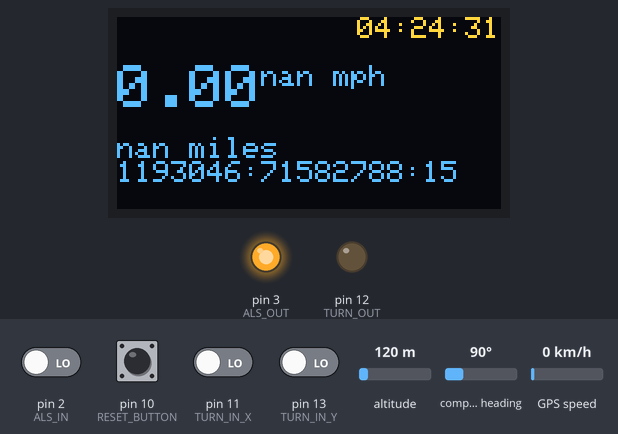
Recording of a sketch running on a simulated Arduino Uno, built with avr-gcc and run on an emulated ATmega328P. Parts: 128×64 one-colour display, output pins drawn as LEDs (lit = HIGH). The inputs (shaded band) are chosen by the test bench; at power-on: pin 10 (RESET_BUTTON) HIGH, pin 2 (ALS_IN), pin 11 (TURN_IN_X), pin 13 (TURN_IN_Y) LOW, compass heading 90°, altitude 120 m, GPS speed 0 km/h. The OLED is the two-colour kind (top 16 rows yellow); EEPROM starts erased; the GPS gets a fix after 3 s at 37.7749, -122.4194 with 8 satellites.

Above: at 1.6 s.
1.7 s: compass heading set to 180°
At 3.8 s:
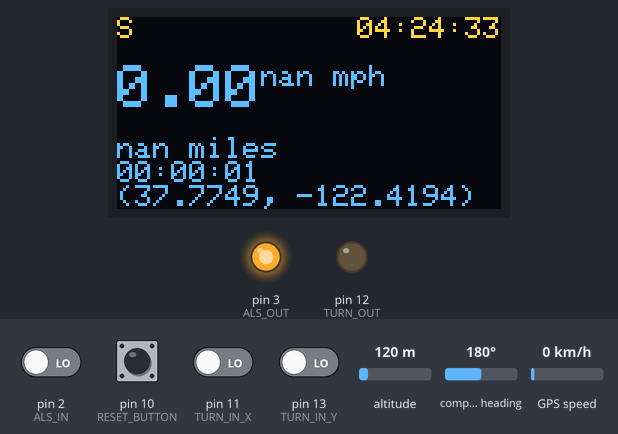
6.1 s: pin 10 (RESET_BUTTON) pulled LOW for 1 s
At 8.8 s:
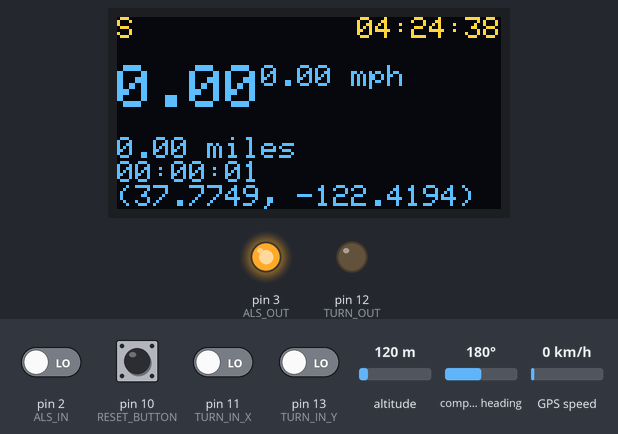
11.5 s: compass heading set to 7°
At 12.4 s:
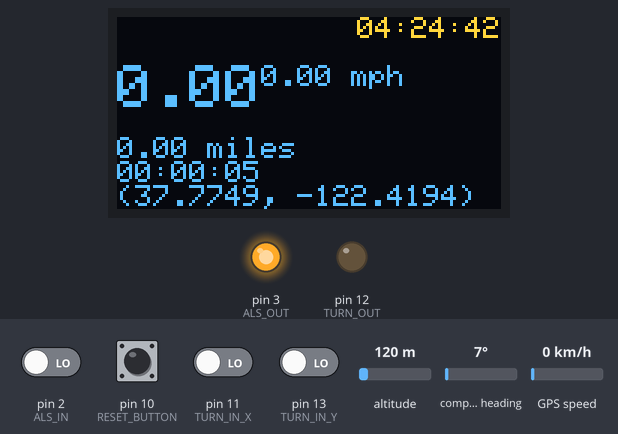
15.9 s: compass heading set to 90°
At 16.8 s:
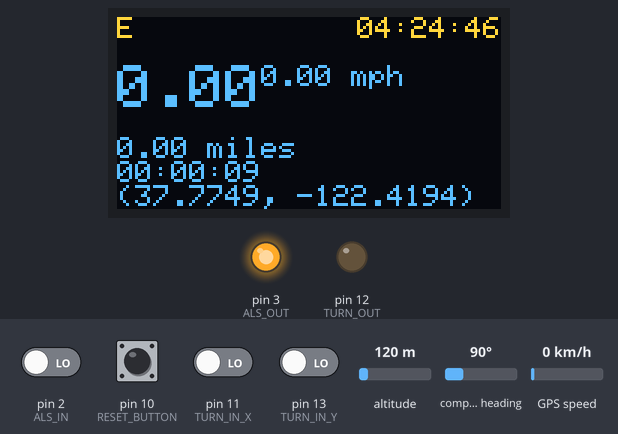
20.3 s: compass heading set to 269°
At 21.8 s:
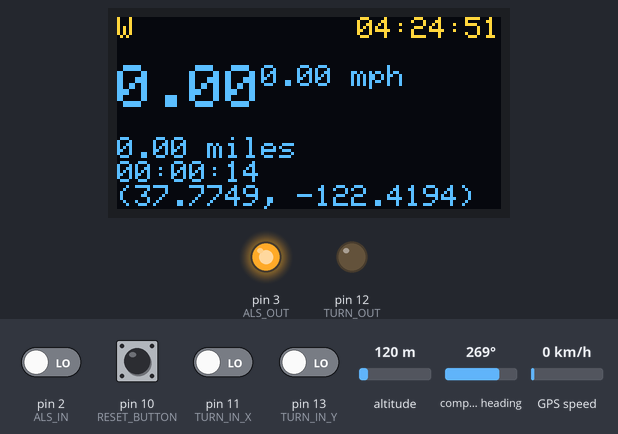
24.7 s: compass heading set to 64°
At 25.8 s:
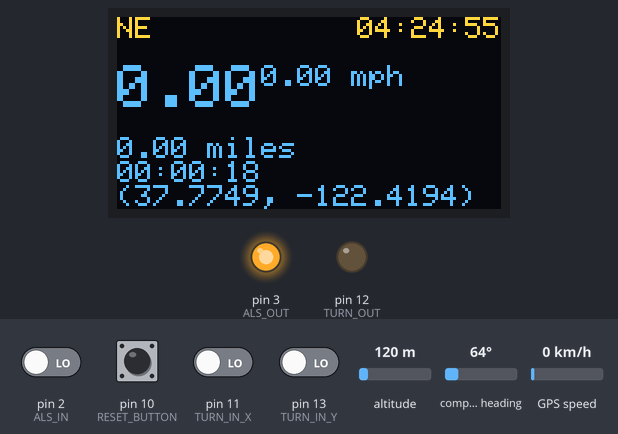
Timing chart, 0 to 27.7 s (numbered marks = the images above; inputs shaded):
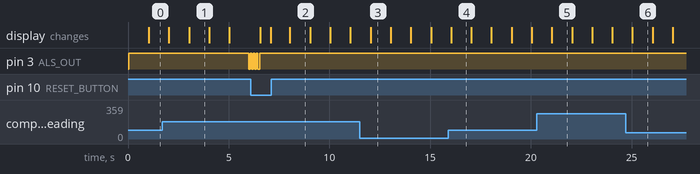

Measured:
- after the input at 1.7 s, the display: first differs from a run without the input after 1.3 s (image 1)
- after the input at 6.1 s, the display: first differs from a run without the input after 0.98 s (image 2 shows a later state)
- after the input at 11.5 s, the display: changes after 0.54 s (image 3)
- after the input at 15.9 s, the display: changes after 0.14 s (image 4)
- after the input at 20.3 s, the display: changes after 0.74 s (image 5)
- after the input at 24.7 s, the display: changes after 0.34 s (image 6)
- by itself, pin 3 (ALS_OUT): alternates HIGH for 0.08 s and LOW for 0.08 s, 6 changes in all, then stays HIGH

The sketch:

Template_V2.ino
```cpp
#include <SPI.h>
#include <Adafruit_GFX.h>
#include <Adafruit_SSD1325.h>
#include <NMEAGPS.h>
#include <NeoSWSerial.h>
#include <EEPROM.h>

// If using software SPI, define CLK and MOSI
#define OLED_CLK 7
#define OLED_MOSI 6

// These are neede for both hardware & softare SPI
#define OLED_CS 5
#define OLED_RESET 4
#define OLED_DC 8

#define RESET_BUTTON 10

#define ALS_IN 2
#define ALS_OUT 3

#define TURN_IN_X 11
#define TURN_OUT 12
#define TURN_IN_Y 13

//#define ss Serial

static const int RXPin = 0, TXPin = 1;
static const uint32_t GPSBaud = 9600;


// The GPS object
NMEAGPS gps;
gps_fix fix;

// The serial connection to the GPS device
NeoSWSerial ss(RXPin, TXPin);

// this is software SPI, slower but any pins
Adafruit_SSD1325 display(OLED_MOSI, OLED_CLK, OLED_DC, OLED_RESET, OLED_CS);

float distance = 0.0f;
float avgSpeed = 0.0f;
uint32_t rideTime = 0;
float prevCount = 0.0f;
NeoGPS::Location_t prevLoc;
uint32_t onTimeStamp;
int buttonState;
int buttonState2 = HIGH;
int turnStateX;
int turnStateY;
int turnLEDState;
int reInitTime = 1;
uint32_t prevTime;
uint32_t newTime;
uint32_t alsTimeStamp;
float tmpHeading;
int prevState;
int alsPower;
long interval = 500;
long prevMillis = 0;
char direction[17][4] = {"N","NNE","NE","ENE","E","ESE","SE","SSE","S","SSW","SW","WSW","W","WNW","NW","NNW","N"};

void setup() {
  // put your setup code here, to run once:
  Serial.begin(38400);

  ss.begin(GPSBaud);
  pinMode(RESET_BUTTON, INPUT);
  pinMode(ALS_IN, INPUT);
  pinMode(TURN_IN_X, INPUT);
  pinMode(TURN_IN_Y, INPUT);
  pinMode(TURN_OUT, OUTPUT);
  pinMode(ALS_OUT, OUTPUT);
  display.begin();
  display.clearDisplay();
  reInitTime = 1;
  digitalWrite(ALS_OUT, HIGH);
  prevState = HIGH;
  EEPROM.get(0, distance);
  EEPROM.get(4, avgSpeed);
  EEPROM.get(8, rideTime);
  EEPROM.get(12, prevCount);
  EEPROM.get(16, prevTime);
  //stateInit();
}

void loop() {
  // put your main code here, to run repeatedly:
  while (gps.available(ss)) {
    processLoop();
  }
  turnCheck();
}

void stateInit(void) {
  digitalWrite(ALS_OUT, LOW);
  delay(40);
  digitalWrite(ALS_OUT, HIGH);
}

void processLoop(void) {
  buttonState = digitalRead(RESET_BUTTON);
  buttonState2 = digitalRead(ALS_IN);
  fix = gps.read();
  buttonCheck();
  testTemplate();
  EEPROM.put(0, distance);
  EEPROM.put(4, avgSpeed);
  EEPROM.put(8, rideTime);
  EEPROM.put(12, prevCount);
}

void turnCheck(void) {
  turnStateX = digitalRead(TURN_IN_X);
  turnStateY = digitalRead(TURN_IN_Y);
  turnLEDState = digitalRead(TURN_OUT);
  if (turnStateX == HIGH || turnStateY == HIGH) {
    unsigned long currMillis = millis();
    if (currMillis - prevMillis > interval) {
      prevMillis = currMillis;
      if (turnLEDState == LOW) {
        digitalWrite(TURN_OUT, HIGH);
      } else {
        digitalWrite(TURN_OUT, LOW);
      }
    }
  }
  else {
    digitalWrite(TURN_OUT, LOW);
  }
}

void buttonCheck(void) {
  if (buttonState == LOW) { // RESET_BUTTON
    resetButton();
  } else {
    newSpeedAvg();
    newTotalDistance();
    newRideTime();
  }

/*
  if (buttonState2 == HIGH) { // ALS
    if (prevState == LOW) {
      alsTimeStamp = (NeoGPS::clock_t) fix.dateTime;
      alsPower = 1;
    } else if (((NeoGPS::clock_t) fix.dateTime) - alsTimeStamp >= 5 && alsPower) {
      digitalWrite(ALS_OUT, LOW);
      delay(40);
      digitalWrite(ALS_OUT, HIGH);
      alsPower = 0;
    }
  } else {
    if (prevState == HIGH) {
      digitalWrite(ALS_OUT, LOW);
      delay(40);
      digitalWrite(ALS_OUT, HIGH);
      delay(40);
      digitalWrite(ALS_OUT, LOW);
      delay(40);
      digitalWrite(ALS_OUT, HIGH);
      delay(40);
      digitalWrite(ALS_OUT, LOW);
      delay(40);
      digitalWrite(ALS_OUT, HIGH);
      delay(40);
      digitalWrite(ALS_OUT, LOW);
      delay(40);
      digitalWrite(ALS_OUT, HIGH);
    }
  }
  prevState = buttonState2;
  */

  if (buttonState2 == HIGH) { // ALS
    if (prevState == LOW && !alsPower) {
      digitalWrite(ALS_OUT, LOW);
      delay(75);
      digitalWrite(ALS_OUT, HIGH);
    }
  } else {
    if (prevState == HIGH ) {
      alsTimeStamp = (NeoGPS::clock_t) fix.dateTime;
      alsPower = 1;
    } else if (((NeoGPS::clock_t) fix.dateTime) - alsTimeStamp >= 5 && alsPower) {
      digitalWrite(ALS_OUT, LOW);
      delay(75);
      digitalWrite(ALS_OUT, HIGH);
      delay(75);
      digitalWrite(ALS_OUT, LOW);
      delay(75);
      digitalWrite(ALS_OUT, HIGH);
      delay(75);
      digitalWrite(ALS_OUT, LOW);
      delay(75);
      digitalWrite(ALS_OUT, HIGH);
      delay(75);
      digitalWrite(ALS_OUT, LOW);
      delay(75);
      digitalWrite(ALS_OUT, HIGH);
      alsPower = 0;
    }
  }
  prevState = buttonState2;
}

void newRideTime(void) {
  if (reInitTime && ((NeoGPS::clock_t) fix.dateTime != 0)) {
    onTimeStamp = (NeoGPS::clock_t) fix.dateTime;
    reInitTime = 0;
    prevTime = rideTime;
    EEPROM.put(16, prevTime);
  } else if (!reInitTime && ((NeoGPS::clock_t) fix.dateTime != 0)) {
    newTime = ((NeoGPS::clock_t) fix.dateTime) - onTimeStamp;
    rideTime = newTime + prevTime;
  }
}

void resetButton(void) {
  distance = 0.0f;
  avgSpeed = 0.0f;
  rideTime = 0;
  prevCount = 0.0f;
  prevTime = 0;
  onTimeStamp = (NeoGPS::clock_t) fix.dateTime;
  EEPROM.put(0, 0.0f);
  EEPROM.put(4, 0.0f);
  EEPROM.put(8, 0.0f);
  EEPROM.put(12, 0.0f);
}

void newTotalDistance(void) {
  if (fix.valid.location && fix.speed_mph() >= 1.0f) {
    if (prevLoc.latF() != 0.0f && prevLoc.lonF() != 0.0f) {
      distance += fix.location.DistanceMiles(prevLoc);
      Serial.print(fix.location.DistanceMiles(prevLoc));
    }
    prevLoc = fix.location;
  }
}

void newSpeedAvg(void) {
  if (fix.speed_mph() >= 0.5f) {
    avgSpeed = ((prevCount * avgSpeed + fix.speed_mph()) / (prevCount + 1.0f));
    prevCount++;
  }
}

String printHeading(float heading) {
  if (heading <= 22.5f && heading >= 337.5f) {
    return "N";
  } else if (heading > 22.5f && heading < 67.5f) {
    return "NE";
  } else if (heading >= 67.5f && heading <= 112.5f) {
    return "E";
  } else if (heading > 112.5f && heading < 157.5f) {
    return "SE";
  } else if (heading >= 157.5f && heading <= 202.5f) {
    return "S";
  } else if (heading > 202.5f && heading < 247.5f) {
    return "SW";
  } else if (heading >= 247.5f && heading <= 292.5f) {
    return "W";
  } else if (heading >292.5f && heading < 337.5f) {
    return "NW";
  } else {
    return "";
  }
}

void testTest(void) {
  display.clearDisplay();
  display.setTextWrap(false);
  display.setTextColor(WHITE);
  display.print("Test");
  display.display();
}

void testTemplate(void) {
  display.clearDisplay();
  display.setTextWrap(false);
  display.setTextColor(WHITE);


  display.setTextSize(1);
  display.setCursor(0, 0);
  if (fix.heading() != 0.0f) display.print(printHeading(fix.heading()));
  //display.print(fix.heading(), 2);
  //display.print(" deg N");

  display.setCursor(80, 0);
  if (((fix.dateTime.hours + 6) % 12) < 10 && ((fix.dateTime.hours + 6) % 12) != 0) display.print(F("0"));
  if ((fix.dateTime.hours + 6) % 12 == 0) display.print("12");
  else display.print(((fix.dateTime.hours + 6) % 12));
  display.print(F(":"));
  if (fix.dateTime.minutes < 10) display.print(F("0"));
  display.print(fix.dateTime.minutes);
  display.print(F(":"));
  if (fix.dateTime.seconds < 10) display.print(F("0"));
  display.print(fix.dateTime.seconds);


  display.setTextSize(2);
  display.setCursor(0, 16);
  display.print(fix.speed_mph());
  display.setTextSize(1);
  display.print(avgSpeed);
  display.print(" mph");

  display.setTextSize(1);
  display.setCursor(0, 40);
  display.print(distance);
  display.print(" miles");
  display.setCursor(0, 48);
  if ((rideTime / 3600) < 10) display.print(F("0"));
  display.print(rideTime / 3600);
  display.print(F(":"));
  if ((rideTime / 60) < 10) display.print(F("0"));
  display.print(rideTime / 60);
  display.print(F(":"));
  if ((rideTime % 60) < 10) display.print(F("0"));
  display.print(rideTime % 60);

  display.setCursor(0, 56);
  if (fix.latitude() != 0.0f && fix.longitude() != 0.0f) {
    display.print(F("("));
    display.print(fix.latitude(), 4);
    display.print(F(","));
    display.print(" ");
    display.print(fix.longitude(), 4);
    display.print(F(")"));
  }
  display.display();
}
```
